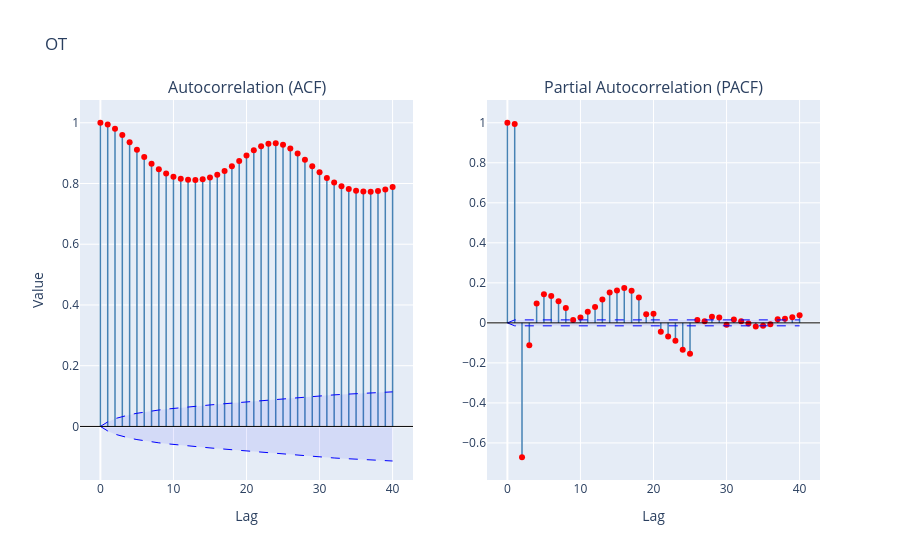

Notebook code cell kept with this figure:
### Code cell
ts.plot(kind='autocorr', title="OT", xlabel="Lag", ylabel="Value")

### Figure 1 — Plotly figure (JSON) as saved in the notebook; plotly's stock layout.template omitted (floating-point values rounded to 4 significant figures)
{"data": [{"line": {"color": "steelblue", "width": 1.5}, "mode": "lines", "showlegend": false, "type": "scatter", "x": [0, 0], "xaxis": "x", "y": [0, 1], "yaxis": "y"}, {"line": {"color": "steelblue", "width": 1.5}, "mode": "lines", "showlegend": false, "type": "scatter", "x": [1, 1], "xaxis": "x", "y": [0, 0.994], "yaxis": "y"}, {"line": {"color": "steelblue", "width": 1.5}, "mode": "lines", "showlegend": false, "type": "scatter", "x": [2, 2], "xaxis": "x", "y": [0, 0.9799], "yaxis": "y"}, {"line": {"color": "steelblue", "width": 1.5}, "mode": "lines", "showlegend": false, "type": "scatter", "x": [3, 3], "xaxis": "x", "y": [0, 0.9598], "yaxis": "y"}, {"line": {"color": "steelblue", "width": 1.5}, "mode": "lines", "showlegend": false, "type": "scatter", "x": [4, 4], "xaxis": "x", "y": [0, 0.936], "yaxis": "y"}, {"line": {"color": "steelblue", "width": 1.5}, "mode": "lines", "showlegend": false, "type": "scatter", "x": [5, 5], "xaxis": "x", "y": [0, 0.911], "yaxis": "y"}, {"line": {"color": "steelblue", "width": 1.5}, "mode": "lines", "showlegend": false, "type": "scatter", "x": [6, 6], "xaxis": "x", "y": [0, 0.8868], "yaxis": "y"}, {"line": {"color": "steelblue", "width": 1.5}, "mode": "lines", "showlegend": false, "type": "scatter", "x": [7, 7], "xaxis": "x", "y": [0, 0.8652], "yaxis": "y"}, {"line": {"color": "steelblue", "width": 1.5}, "mode": "lines", "showlegend": false, "type": "scatter", "x": [8, 8], "xaxis": "x", "y": [0, 0.8471], "yaxis": "y"}, {"line": {"color": "steelblue", "width": 1.5}, "mode": "lines", "showlegend": false, "type": "scatter", "x": [9, 9], "xaxis": "x", "y": [0, 0.8329], "yaxis": "y"}, {"line": {"color": "steelblue", "width": 1.5}, "mode": "lines", "showlegend": false, "type": "scatter", "x": [10, 10], "xaxis": "x", "y": [0, 0.8225], "yaxis": "y"}, {"line": {"color": "steelblue", "width": 1.5}, "mode": "lines", "showlegend": false, "type": "scatter", "x": [11, 11], "xaxis": "x", "y": [0, 0.8157], "yaxis": "y"}, {"line": {"color": "steelblue", "width": 1.5}, "mode": "lines", "showlegend": false, "type": "scatter", "x": [12, 12], "xaxis": "x", "y": [0, 0.8121], "yaxis": "y"}, {"line": {"color": "steelblue", "width": 1.5}, "mode": "lines", "showlegend": false, "type": "scatter", "x": [13, 13], "xaxis": "x", "y": [0, 0.8115], "yaxis": "y"}, {"line": {"color": "steelblue", "width": 1.5}, "mode": "lines", "showlegend": false, "type": "scatter", "x": [14, 14], "xaxis": "x", "y": [0, 0.8139], "yaxis": "y"}, {"line": {"color": "steelblue", "width": 1.5}, "mode": "lines", "showlegend": false, "type": "scatter", "x": [15, 15], "xaxis": "x", "y": [0, 0.8195], "yaxis": "y"}, {"line": {"color": "steelblue", "width": 1.5}, "mode": "lines", "showlegend": false, "type": "scatter", "x": [16, 16], "xaxis": "x", "y": [0, 0.8286], "yaxis": "y"}, {"line": {"color": "steelblue", "width": 1.5}, "mode": "lines", "showlegend": false, "type": "scatter", "x": [17, 17], "xaxis": "x", "y": [0, 0.8411], "yaxis": "y"}, {"line": {"color": "steelblue", "width": 1.5}, "mode": "lines", "showlegend": false, "type": "scatter", "x": [18, 18], "xaxis": "x", "y": [0, 0.8567], "yaxis": "y"}, {"line": {"color": "steelblue", "width": 1.5}, "mode": "lines", "showlegend": false, "type": "scatter", "x": [19, 19], "xaxis": "x", "y": [0, 0.8743], "yaxis": "y"}, {"line": {"color": "steelblue", "width": 1.5}, "mode": "lines", "showlegend": false, "type": "scatter", "x": [20, 20], "xaxis": "x", "y": [0, 0.8924], "yaxis": "y"}, {"line": {"color": "steelblue", "width": 1.5}, "mode": "lines", "showlegend": false, "type": "scatter", "x": [21, 21], "xaxis": "x", "y": [0, 0.9092], "yaxis": "y"}, {"line": {"color": "steelblue", "width": 1.5}, "mode": "lines", "showlegend": false, "type": "scatter", "x": [22, 22], "xaxis": "x", "y": [0, 0.9226], "yaxis": "y"}, {"line": {"color": "steelblue", "width": 1.5}, "mode": "lines", "showlegend": false, "type": "scatter", "x": [23, 23], "xaxis": "x", "y": [0, 0.9309], "yaxis": "y"}, {"line": {"color": "steelblue", "width": 1.5}, "mode": "lines", "showlegend": false, "type": "scatter", "x": [24, 24], "xaxis": "x", "y": [0, 0.9327], "yaxis": "y"}, {"line": {"color": "steelblue", "width": 1.5}, "mode": "lines", "showlegend": false, "type": "scatter", "x": [25, 25], "xaxis": "x", "y": [0, 0.9272], "yaxis": "y"}, {"line": {"color": "steelblue", "width": 1.5}, "mode": "lines", "showlegend": false, "type": "scatter", "x": [26, 26], "xaxis": "x", "y": [0, 0.9153], "yaxis": "y"}, {"line": {"color": "steelblue", "width": 1.5}, "mode": "lines", "showlegend": false, "type": "scatter", "x": [27, 27], "xaxis": "x", "y": [0, 0.8984], "yaxis": "y"}, {"line": {"color": "steelblue", "width": 1.5}, "mode": "lines", "showlegend": false, "type": "scatter", "x": [28, 28], "xaxis": "x", "y": [0, 0.8783], "yaxis": "y"}, {"line": {"color": "steelblue", "width": 1.5}, "mode": "lines", "showlegend": false, "type": "scatter", "x": [29, 29], "xaxis": "x", "y": [0, 0.8572], "yaxis": "y"}, {"line": {"color": "steelblue", "width": 1.5}, "mode": "lines", "showlegend": false, "type": "scatter", "x": [30, 30], "xaxis": "x", "y": [0, 0.8366], "yaxis": "y"}, {"line": {"color": "steelblue", "width": 1.5}, "mode": "lines", "showlegend": false, "type": "scatter", "x": [31, 31], "xaxis": "x", "y": [0, 0.8182], "yaxis": "y"}, {"line": {"color": "steelblue", "width": 1.5}, "mode": "lines", "showlegend": false, "type": "scatter", "x": [32, 32], "xaxis": "x", "y": [0, 0.8028], "yaxis": "y"}, {"line": {"color": "steelblue", "width": 1.5}, "mode": "lines", "showlegend": false, "type": "scatter", "x": [33, 33], "xaxis": "x", "y": [0, 0.7909], "yaxis": "y"}, {"line": {"color": "steelblue", "width": 1.5}, "mode": "lines", "showlegend": false, "type": "scatter", "x": [34, 34], "xaxis": "x", "y": [0, 0.7821], "yaxis": "y"}, {"line": {"color": "steelblue", "width": 1.5}, "mode": "lines", "showlegend": false, "type": "scatter", "x": [35, 35], "xaxis": "x", "y": [0, 0.7764], "yaxis": "y"}, {"line": {"color": "steelblue", "width": 1.5}, "mode": "lines", "showlegend": false, "type": "scatter", "x": [36, 36], "xaxis": "x", "y": [0, 0.7733], "yaxis": "y"}, {"line": {"color": "steelblue", "width": 1.5}, "mode": "lines", "showlegend": false, "type": "scatter", "x": [37, 37], "xaxis": "x", "y": [0, 0.7728], "yaxis": "y"}, {"line": {"color": "steelblue", "width": 1.5}, "mode": "lines", "showlegend": false, "type": "scatter", "x": [38, 38], "xaxis": "x", "y": [0, 0.775], "yaxis": "y"}, {"line": {"color": "steelblue", "width": 1.5}, "mode": "lines", "showlegend": false, "type": "scatter", "x": [39, 39], "xaxis": "x", "y": [0, 0.7799], "yaxis": "y"}, {"line": {"color": "steelblue", "width": 1.5}, "mode": "lines", "showlegend": false, "type": "scatter", "x": [40, 40], "xaxis": "x", "y": [0, 0.788], "yaxis": "y"}, {"marker": {"color": "red", "size": 6}, "mode": "markers", "showlegend": false, "type": "scatter", "x": [0, 1, 2, 3, 4, 5, 6, 7, 8, 9, 10, 11, 12, 13, 14, 15, 16, 17, 18, 19, 20, 21, 22, 23, 24, 25, 26, 27, 28, 29, 30, 31, 32, 33, 34, 35, 36, 37, 38, 39, 40], "xaxis": "x", "y": [1.0, 0.994, 0.9799, 0.9598, 0.936, 0.911, 0.8868, 0.8652, 0.8471, 0.8329, 0.8225, 0.8157, 0.8121, 0.8115, 0.8139, 0.8195, 0.8286, 0.8411, 0.8567, 0.8743, 0.8924, 0.9092, 0.9226, 0.9309, 0.9327, 0.9272, 0.9153, 0.8984, 0.8783, 0.8572, 0.8366, 0.8182, 0.8028, 0.7909, 0.7821, 0.7764, 0.7733, 0.7728, 0.775, 0.7799, 0.788], "yaxis": "y"}, {"line": {"color": "blue", "dash": "dash", "width": 1}, "mode": "lines", "showlegend": false, "type": "scatter", "x": [0, 1, 2, 3, 4, 5, 6, 7, 8, 9, 10, 11, 12, 13, 14, 15, 16, 17, 18, 19, 20, 21, 22, 23, 24, 25, 26, 27, 28, 29, 30, 31, 32, 33, 34, 35, 36, 37, 38, 39, 40], "xaxis": "x", "y": [0.0, 0.01485, 0.02562, 0.03286, 0.03855, 0.04327, 0.04731, 0.05085, 0.05399, 0.05685, 0.05948, 0.06194, 0.06426, 0.06649, 0.06864, 0.07073, 0.0728, 0.07485, 0.0769, 0.07898, 0.08109, 0.08322, 0.08539, 0.08756, 0.08971, 0.09183, 0.09387, 0.09582, 0.09766, 0.09938, 0.101, 0.1025, 0.1039, 0.1053, 0.1066, 0.1079, 0.1091, 0.1103, 0.1115, 0.1127, 0.1138], "yaxis": "y"}, {"fill": "tonexty", "fillcolor": "rgba(0,0,255,0.08)", "line": {"color": "blue", "dash": "dash", "width": 1}, "mode": "lines", "showlegend": false, "type": "scatter", "x": [0, 1, 2, 3, 4, 5, 6, 7, 8, 9, 10, 11, 12, 13, 14, 15, 16, 17, 18, 19, 20, 21, 22, 23, 24, 25, 26, 27, 28, 29, 30, 31, 32, 33, 34, 35, 36, 37, 38, 39, 40], "xaxis": "x", "y": [0.0, -0.01485, -0.02562, -0.03286, -0.03855, -0.04327, -0.04731, -0.05085, -0.05399, -0.05685, -0.05948, -0.06194, -0.06426, -0.06649, -0.06864, -0.07073, -0.0728, -0.07485, -0.0769, -0.07898, -0.08109, -0.08322, -0.08539, -0.08756, -0.08971, -0.09183, -0.09387, -0.09582, -0.09766, -0.09938, -0.101, -0.1025, -0.1039, -0.1053, -0.1066, -0.1079, -0.1091, -0.1103, -0.1115, -0.1127, -0.1138], "yaxis": "y"}, {"line": {"color": "steelblue", "width": 1.5}, "mode": "lines", "showlegend": false, "type": "scatter", "x": [0, 0], "xaxis": "x2", "y": [0, 1], "yaxis": "y2"}, {"line": {"color": "steelblue", "width": 1.5}, "mode": "lines", "showlegend": false, "type": "scatter", "x": [1, 1], "xaxis": "x2", "y": [0, 0.994], "yaxis": "y2"}, {"line": {"color": "steelblue", "width": 1.5}, "mode": "lines", "showlegend": false, "type": "scatter", "x": [2, 2], "xaxis": "x2", "y": [0, -0.6716], "yaxis": "y2"}, {"line": {"color": "steelblue", "width": 1.5}, "mode": "lines", "showlegend": false, "type": "scatter", "x": [3, 3], "xaxis": "x2", "y": [0, -0.1123], "yaxis": "y2"}, {"line": {"color": "steelblue", "width": 1.5}, "mode": "lines", "showlegend": false, "type": "scatter", "x": [4, 4], "xaxis": "x2", "y": [0, 0.09654], "yaxis": "y2"}, {"line": {"color": "steelblue", "width": 1.5}, "mode": "lines", "showlegend": false, "type": "scatter", "x": [5, 5], "xaxis": "x2", "y": [0, 0.1431], "yaxis": "y2"}, {"line": {"color": "steelblue", "width": 1.5}, "mode": "lines", "showlegend": false, "type": "scatter", "x": [6, 6], "xaxis": "x2", "y": [0, 0.1341], "yaxis": "y2"}, {"line": {"color": "steelblue", "width": 1.5}, "mode": "lines", "showlegend": false, "type": "scatter", "x": [7, 7], "xaxis": "x2", "y": [0, 0.1078], "yaxis": "y2"}, {"line": {"color": "steelblue", "width": 1.5}, "mode": "lines", "showlegend": false, "type": "scatter", "x": [8, 8], "xaxis": "x2", "y": [0, 0.07394], "yaxis": "y2"}, {"line": {"color": "steelblue", "width": 1.5}, "mode": "lines", "showlegend": false, "type": "scatter", "x": [9, 9], "xaxis": "x2", "y": [0, 0.01413], "yaxis": "y2"}, {"line": {"color": "steelblue", "width": 1.5}, "mode": "lines", "showlegend": false, "type": "scatter", "x": [10, 10], "xaxis": "x2", "y": [0, 0.02737], "yaxis": "y2"}, {"line": {"color": "steelblue", "width": 1.5}, "mode": "lines", "showlegend": false, "type": "scatter", "x": [11, 11], "xaxis": "x2", "y": [0, 0.05578], "yaxis": "y2"}, {"line": {"color": "steelblue", "width": 1.5}, "mode": "lines", "showlegend": false, "type": "scatter", "x": [12, 12], "xaxis": "x2", "y": [0, 0.07942], "yaxis": "y2"}, {"line": {"color": "steelblue", "width": 1.5}, "mode": "lines", "showlegend": false, "type": "scatter", "x": [13, 13], "xaxis": "x2", "y": [0, 0.1171], "yaxis": "y2"}, {"line": {"color": "steelblue", "width": 1.5}, "mode": "lines", "showlegend": false, "type": "scatter", "x": [14, 14], "xaxis": "x2", "y": [0, 0.1518], "yaxis": "y2"}, {"line": {"color": "steelblue", "width": 1.5}, "mode": "lines", "showlegend": false, "type": "scatter", "x": [15, 15], "xaxis": "x2", "y": [0, 0.1619], "yaxis": "y2"}, {"line": {"color": "steelblue", "width": 1.5}, "mode": "lines", "showlegend": false, "type": "scatter", "x": [16, 16], "xaxis": "x2", "y": [0, 0.1743], "yaxis": "y2"}, {"line": {"color": "steelblue", "width": 1.5}, "mode": "lines", "showlegend": false, "type": "scatter", "x": [17, 17], "xaxis": "x2", "y": [0, 0.1601], "yaxis": "y2"}, {"line": {"color": "steelblue", "width": 1.5}, "mode": "lines", "showlegend": false, "type": "scatter", "x": [18, 18], "xaxis": "x2", "y": [0, 0.1271], "yaxis": "y2"}, {"line": {"color": "steelblue", "width": 1.5}, "mode": "lines", "showlegend": false, "type": "scatter", "x": [19, 19], "xaxis": "x2", "y": [0, 0.04351], "yaxis": "y2"}, {"line": {"color": "steelblue", "width": 1.5}, "mode": "lines", "showlegend": false, "type": "scatter", "x": [20, 20], "xaxis": "x2", "y": [0, 0.04521], "yaxis": "y2"}, {"line": {"color": "steelblue", "width": 1.5}, "mode": "lines", "showlegend": false, "type": "scatter", "x": [21, 21], "xaxis": "x2", "y": [0, -0.04441], "yaxis": "y2"}, {"line": {"color": "steelblue", "width": 1.5}, "mode": "lines", "showlegend": false, "type": "scatter", "x": [22, 22], "xaxis": "x2", "y": [0, -0.06812], "yaxis": "y2"}, {"line": {"color": "steelblue", "width": 1.5}, "mode": "lines", "showlegend": false, "type": "scatter", "x": [23, 23], "xaxis": "x2", "y": [0, -0.08944], "yaxis": "y2"}, {"line": {"color": "steelblue", "width": 1.5}, "mode": "lines", "showlegend": false, "type": "scatter", "x": [24, 24], "xaxis": "x2", "y": [0, -0.1341], "yaxis": "y2"}, {"line": {"color": "steelblue", "width": 1.5}, "mode": "lines", "showlegend": false, "type": "scatter", "x": [25, 25], "xaxis": "x2", "y": [0, -0.1539], "yaxis": "y2"}, {"line": {"color": "steelblue", "width": 1.5}, "mode": "lines", "showlegend": false, "type": "scatter", "x": [26, 26], "xaxis": "x2", "y": [0, 0.01419], "yaxis": "y2"}, {"line": {"color": "steelblue", "width": 1.5}, "mode": "lines", "showlegend": false, "type": "scatter", "x": [27, 27], "xaxis": "x2", "y": [0, 0.008198], "yaxis": "y2"}, {"line": {"color": "steelblue", "width": 1.5}, "mode": "lines", "showlegend": false, "type": "scatter", "x": [28, 28], "xaxis": "x2", "y": [0, 0.03021], "yaxis": "y2"}, {"line": {"color": "steelblue", "width": 1.5}, "mode": "lines", "showlegend": false, "type": "scatter", "x": [29, 29], "xaxis": "x2", "y": [0, 0.02643], "yaxis": "y2"}, {"line": {"color": "steelblue", "width": 1.5}, "mode": "lines", "showlegend": false, "type": "scatter", "x": [30, 30], "xaxis": "x2", "y": [0, -0.009695], "yaxis": "y2"}, {"line": {"color": "steelblue", "width": 1.5}, "mode": "lines", "showlegend": false, "type": "scatter", "x": [31, 31], "xaxis": "x2", "y": [0, 0.01624], "yaxis": "y2"}, {"line": {"color": "steelblue", "width": 1.5}, "mode": "lines", "showlegend": false, "type": "scatter", "x": [32, 32], "xaxis": "x2", "y": [0, 0.008058], "yaxis": "y2"}, {"line": {"color": "steelblue", "width": 1.5}, "mode": "lines", "showlegend": false, "type": "scatter", "x": [33, 33], "xaxis": "x2", "y": [0, -0.003524], "yaxis": "y2"}, {"line": {"color": "steelblue", "width": 1.5}, "mode": "lines", "showlegend": false, "type": "scatter", "x": [34, 34], "xaxis": "x2", "y": [0, -0.01848], "yaxis": "y2"}, {"line": {"color": "steelblue", "width": 1.5}, "mode": "lines", "showlegend": false, "type": "scatter", "x": [35, 35], "xaxis": "x2", "y": [0, -0.01391], "yaxis": "y2"}, {"line": {"color": "steelblue", "width": 1.5}, "mode": "lines", "showlegend": false, "type": "scatter", "x": [36, 36], "xaxis": "x2", "y": [0, -0.006922], "yaxis": "y2"}, {"line": {"color": "steelblue", "width": 1.5}, "mode": "lines", "showlegend": false, "type": "scatter", "x": [37, 37], "xaxis": "x2", "y": [0, 0.01756], "yaxis": "y2"}, {"line": {"color": "steelblue", "width": 1.5}, "mode": "lines", "showlegend": false, "type": "scatter", "x": [38, 38], "xaxis": "x2", "y": [0, 0.02096], "yaxis": "y2"}, {"line": {"color": "steelblue", "width": 1.5}, "mode": "lines", "showlegend": false, "type": "scatter", "x": [39, 39], "xaxis": "x2", "y": [0, 0.0277], "yaxis": "y2"}, {"line": {"color": "steelblue", "width": 1.5}, "mode": "lines", "showlegend": false, "type": "scatter", "x": [40, 40], "xaxis": "x2", "y": [0, 0.03798], "yaxis": "y2"}, {"marker": {"color": "red", "size": 6}, "mode": "markers", "showlegend": false, "type": "scatter", "x": [0, 1, 2, 3, 4, 5, 6, 7, 8, 9, 10, 11, 12, 13, 14, 15, 16, 17, 18, 19, 20, 21, 22, 23, 24, 25, 26, 27, 28, 29, 30, 31, 32, 33, 34, 35, 36, 37, 38, 39, 40], "xaxis": "x2", "y": [1.0, 0.994, -0.6716, -0.1123, 0.09654, 0.1431, 0.1341, 0.1078, 0.07394, 0.01413, 0.02737, 0.05578, 0.07942, 0.1171, 0.1518, 0.1619, 0.1743, 0.1601, 0.1271, 0.04351, 0.04521, -0.04441, -0.06812, -0.08944, -0.1341, -0.1539, 0.01419, 0.008198, 0.03021, 0.02643, -0.009695, 0.01624, 0.008058, -0.003524, -0.01848, -0.01391, -0.006922, 0.01756, 0.02096, 0.0277, 0.03798], "yaxis": "y2"}, {"line": {"color": "blue", "dash": "dash", "width": 1}, "mode": "lines", "showlegend": false, "type": "scatter", "x": [0, 1, 2, 3, 4, 5, 6, 7, 8, 9, 10, 11, 12, 13, 14, 15, 16, 17, 18, 19, 20, 21, 22, 23, 24, 25, 26, 27, 28, 29, 30, 31, 32, 33, 34, 35, 36, 37, 38, 39, 40], "xaxis": "x2", "y": [0.0, 0.01485, 0.01485, 0.01485, 0.01485, 0.01485, 0.01485, 0.01485, 0.01485, 0.01485, 0.01485, 0.01485, 0.01485, 0.01485, 0.01485, 0.01485, 0.01485, 0.01485, 0.01485, 0.01485, 0.01485, 0.01485, 0.01485, 0.01485, 0.01485, 0.01485, 0.01485, 0.01485, 0.01485, 0.01485, 0.01485, 0.01485, 0.01485, 0.01485, 0.01485, 0.01485, 0.01485, 0.01485, 0.01485, 0.01485, 0.01485], "yaxis": "y2"}, {"fill": "tonexty", "fillcolor": "rgba(0,0,255,0.08)", "line": {"color": "blue", "dash": "dash", "width": 1}, "mode": "lines", "showlegend": false, "type": "scatter", "x": [0, 1, 2, 3, 4, 5, 6, 7, 8, 9, 10, 11, 12, 13, 14, 15, 16, 17, 18, 19, 20, 21, 22, 23, 24, 25, 26, 27, 28, 29, 30, 31, 32, 33, 34, 35, 36, 37, 38, 39, 40], "xaxis": "x2", "y": [0.0, -0.01485, -0.01485, -0.01485, -0.01485, -0.01485, -0.01485, -0.01485, -0.01485, -0.01485, -0.01485, -0.01485, -0.01485, -0.01485, -0.01485, -0.01485, -0.01485, -0.01485, -0.01485, -0.01485, -0.01485, -0.01485, -0.01485, -0.01485, -0.01485, -0.01485, -0.01485, -0.01485, -0.01485, -0.01485, -0.01485, -0.01485, -0.01485, -0.01485, -0.01485, -0.01485, -0.01485, -0.01485, -0.01485, -0.01485, -0.01485], "yaxis": "y2"}], "layout": {"annotations": [{"font": {"size": 16}, "showarrow": false, "text": "Autocorrelation (ACF)", "x": 0.225, "xanchor": "center", "xref": "paper", "y": 1, "yanchor": "bottom", "yref": "paper"}, {"font": {"size": 16}, "showarrow": false, "text": "Partial Autocorrelation (PACF)", "x": 0.775, "xanchor": "center", "xref": "paper", "y": 1, "yanchor": "bottom", "yref": "paper"}], "shapes": [{"line": {"color": "black", "width": 1}, "type": "line", "x0": 0, "x1": 1, "xref": "x domain", "y0": 0, "y1": 0, "yref": "y"}, {"line": {"color": "black", "width": 1}, "type": "line", "x0": 0, "x1": 1, "xref": "x2 domain", "y0": 0, "y1": 0, "yref": "y2"}], "title": {"text": "OT"}, "xaxis": {"anchor": "y", "domain": [0, 0.45], "title": {"text": "Lag"}}, "xaxis2": {"anchor": "y2", "domain": [0.55, 1], "title": {"text": "Lag"}}, "yaxis": {"anchor": "x", "domain": [0, 1], "title": {"text": "Value"}}, "yaxis2": {"anchor": "x2", "domain": [0, 1]}}}
